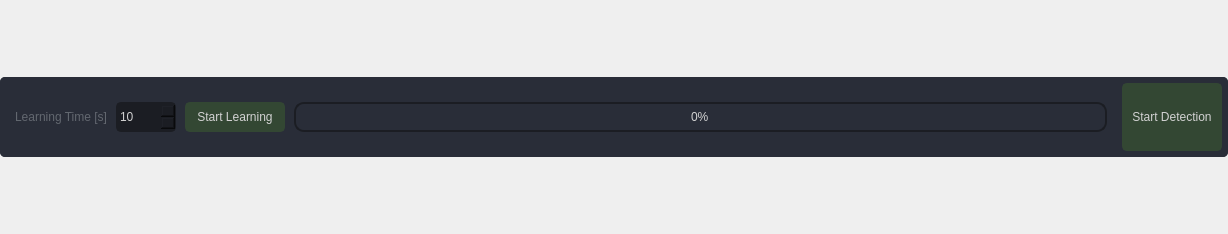
<?xml version="1.0" encoding="UTF-8"?>
<ui version="4.0">
 <class>widget_log_control</class>
 <widget class="QWidget" name="widget_log_control">
  <property name="geometry">
   <rect>
    <x>0</x>
    <y>0</y>
    <width>1228</width>
    <height>234</height>
   </rect>
  </property>
  <property name="minimumSize">
   <size>
    <width>0</width>
    <height>0</height>
   </size>
  </property>
  <property name="windowTitle">
   <string>Form</string>
  </property>
  <property name="styleSheet">
   <string notr="true">color: rgb(210, 210, 210);</string>
  </property>
  <layout class="QVBoxLayout" name="verticalLayout">
   <property name="spacing">
    <number>0</number>
   </property>
   <property name="leftMargin">
    <number>0</number>
   </property>
   <property name="topMargin">
    <number>0</number>
   </property>
   <property name="rightMargin">
    <number>0</number>
   </property>
   <property name="bottomMargin">
    <number>0</number>
   </property>
   <item>
    <widget class="QFrame" name="frame_log_control">
     <property name="sizePolicy">
      <sizepolicy hsizetype="Preferred" vsizetype="Preferred">
       <horstretch>0</horstretch>
       <verstretch>0</verstretch>
      </sizepolicy>
     </property>
     <property name="minimumSize">
      <size>
       <width>0</width>
       <height>80</height>
      </size>
     </property>
     <property name="maximumSize">
      <size>
       <width>16777215</width>
       <height>80</height>
      </size>
     </property>
     <property name="styleSheet">
      <string notr="true">background-color: rgb(41, 45, 56);
border-radius: 5px;
</string>
     </property>
     <property name="frameShape">
      <enum>QFrame::NoFrame</enum>
     </property>
     <property name="frameShadow">
      <enum>QFrame::Raised</enum>
     </property>
     <layout class="QVBoxLayout" name="verticalLayout_2">
      <property name="leftMargin">
       <number>0</number>
      </property>
      <property name="topMargin">
       <number>0</number>
      </property>
      <property name="rightMargin">
       <number>0</number>
      </property>
      <property name="bottomMargin">
       <number>0</number>
      </property>
      <item>
       <widget class="QFrame" name="frame_contents">
        <property name="enabled">
         <bool>true</bool>
        </property>
        <property name="minimumSize">
         <size>
          <width>0</width>
          <height>0</height>
         </size>
        </property>
        <property name="cursor">
         <cursorShape>ArrowCursor</cursorShape>
        </property>
        <property name="styleSheet">
         <string notr="true">QComboBox{
	background-color: rgb(27, 29, 35);
	border-radius: 5px;
	border: 2px solid rgb(27, 29, 35);
	padding: 5px;
	padding-left: 10px;
}
QComboBox:hover{
	border: 2px solid rgb(64, 71, 88);
}
QComboBox QAbstractItemView {
	color: rgb(85, 170, 255);	
	background-color: rgb(27, 29, 35);
	padding: 10px;
	selection-background-color: rgb(39, 44, 54);
}
QComboBox:disabled{
	color: rgb(60,60,60);
	border: 2px solid rgb(32, 32, 32);
}</string>
        </property>
        <property name="frameShadow">
         <enum>QFrame::Raised</enum>
        </property>
        <layout class="QHBoxLayout" name="horizontalLayout_4">
         <property name="spacing">
          <number>12</number>
         </property>
         <property name="leftMargin">
          <number>6</number>
         </property>
         <property name="topMargin">
          <number>6</number>
         </property>
         <property name="rightMargin">
          <number>6</number>
         </property>
         <property name="bottomMargin">
          <number>6</number>
         </property>
         <item>
          <widget class="QFrame" name="frame_start_button">
           <property name="minimumSize">
            <size>
             <width>0</width>
             <height>0</height>
            </size>
           </property>
           <property name="styleSheet">
            <string notr="true"/>
           </property>
           <property name="frameShape">
            <enum>QFrame::StyledPanel</enum>
           </property>
           <property name="frameShadow">
            <enum>QFrame::Raised</enum>
           </property>
           <layout class="QHBoxLayout" name="horizontalLayout">
            <property name="spacing">
             <number>6</number>
            </property>
            <property name="leftMargin">
             <number>0</number>
            </property>
            <property name="topMargin">
             <number>0</number>
            </property>
            <property name="rightMargin">
             <number>0</number>
            </property>
            <property name="bottomMargin">
             <number>0</number>
            </property>
            <item>
             <widget class="QFrame" name="frame_learning">
              <property name="styleSheet">
               <string notr="true">QFrame {
    border: transparent;
}</string>
              </property>
              <layout class="QHBoxLayout" name="horizontalLayout_2">
               <property name="spacing">
                <number>9</number>
               </property>
               <property name="leftMargin">
                <number>9</number>
               </property>
               <property name="topMargin">
                <number>9</number>
               </property>
               <item>
                <widget class="QLabel" name="learning_time_label">
                 <property name="font">
                  <font/>
                 </property>
                 <property name="styleSheet">
                  <string notr="true">color: rgb(98, 103, 111);</string>
                 </property>
                 <property name="text">
                  <string>Learning Time [s]</string>
                 </property>
                </widget>
               </item>
               <item>
                <widget class="QSpinBox" name="learning_time_spinBox">
                 <property name="minimumSize">
                  <size>
                   <width>60</width>
                   <height>30</height>
                  </size>
                 </property>
                 <property name="maximumSize">
                  <size>
                   <width>60</width>
                   <height>30</height>
                  </size>
                 </property>
                 <property name="styleSheet">
                  <string notr="true"> QSpinBox{
	background-color: rgb(27, 29, 35);
	border-radius: 5px;
	border: 2px solid rgb(27, 29, 35);
}

 QSpinBox::up-button {
	background: none;
    outline: 0px;
	outline: none;
	outline-style: none;
 }

 QSpinBox::down-button {
	background: none;
 }</string>
                 </property>
                 <property name="value">
                  <number>10</number>
                 </property>
                </widget>
               </item>
               <item>
                <widget class="QPushButton" name="start_learning">
                 <property name="sizePolicy">
                  <sizepolicy hsizetype="Minimum" vsizetype="Preferred">
                   <horstretch>0</horstretch>
                   <verstretch>0</verstretch>
                  </sizepolicy>
                 </property>
                 <property name="minimumSize">
                  <size>
                   <width>100</width>
                   <height>30</height>
                  </size>
                 </property>
                 <property name="maximumSize">
                  <size>
                   <width>16777215</width>
                   <height>30</height>
                  </size>
                 </property>
                 <property name="styleSheet">
                  <string notr="true">QPushButton {
	border: 2px solid rgb(51, 71, 51);
	border-radius: 5px;	
	background-color: rgb(51, 71, 51);
	font: 700 9pt &quot;Segoe UI&quot;;
}
QPushButton:hover {
	background-color: rgb(57, 81, 57);
	border: 2px solid rgb(61, 87, 61);
}
QPushButton:pressed {	
	background-color: rgb(34, 48, 34);
	border: 2px solid rgb(42, 60, 42);
}
QPushButton:disabled {
	background-color: rgb(29,33,41);
	border: 2px solid rgb(29,33,41);
}</string>
                 </property>
                 <property name="text">
                  <string>Start Learning</string>
                 </property>
                </widget>
               </item>
               <item>
                <widget class="QProgressBar" name="learning_progress_bar">
                 <property name="minimumSize">
                  <size>
                   <width>0</width>
                   <height>30</height>
                  </size>
                 </property>
                 <property name="maximumSize">
                  <size>
                   <width>16777215</width>
                   <height>30</height>
                  </size>
                 </property>
                 <property name="styleSheet">
                  <string notr="true">/* PROGRESS BAR */
QProgressBar {
    border: 2px solid rgb(27, 29, 35);
    border-radius: 10px;
    text-align: center;
}

QProgressBar::chunk {
    background-color: rgb(32, 178, 170);
    margin: 4px;
    border-bottom-right-radius: 6px;
    border-bottom-left-radius: 6px;
    border-top-right-radius: 6px;
    border-top-left-radius: 6px;
}</string>
                 </property>
                 <property name="value">
                  <number>0</number>
                 </property>
                </widget>
               </item>
              </layout>
             </widget>
            </item>
            <item>
             <widget class="QPushButton" name="start_detection">
              <property name="sizePolicy">
               <sizepolicy hsizetype="Minimum" vsizetype="Preferred">
                <horstretch>0</horstretch>
                <verstretch>0</verstretch>
               </sizepolicy>
              </property>
              <property name="minimumSize">
               <size>
                <width>100</width>
                <height>55</height>
               </size>
              </property>
              <property name="styleSheet">
               <string notr="true">QPushButton {
	border: 2px solid rgb(51, 71, 51);
	border-radius: 5px;	
	background-color: rgb(51, 71, 51);
	font: 700 9pt &quot;Segoe UI&quot;;
}
QPushButton:hover {
	background-color: rgb(57, 81, 57);
	border: 2px solid rgb(61, 87, 61);
}
QPushButton:pressed {	
	background-color: rgb(34, 48, 34);
	border: 2px solid rgb(42, 60, 42);
}
QPushButton:disabled {
	background-color: rgb(29,33,41);
	border: 2px solid rgb(29,33,41);
}</string>
              </property>
              <property name="text">
               <string>Start Detection</string>
              </property>
             </widget>
            </item>
           </layout>
          </widget>
         </item>
        </layout>
       </widget>
      </item>
     </layout>
    </widget>
   </item>
  </layout>
 </widget>
 <resources>
  <include location="../../../st_dtdl_gui/UI/resources.qrc"/>
 </resources>
 <connections/>
</ui>
